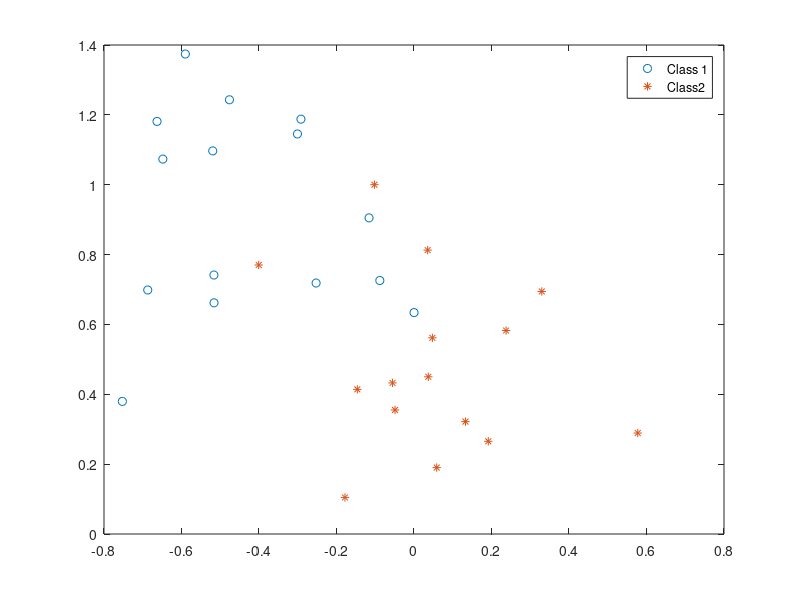

Reproduce this figure in MATLAB.
randn('state',23432);
rand('state',3454);

n = 30;
d = 2; % 2D data is nice because it's easy to visualize

n1 = round(.5*n);   % number of -1 (this is data from one "class")
n2 = n - n1;        % number of +1 (this is data from the other "class")

% Generate data
mean1   = [-.5,1];
% mean2 = [.6,.2]; % can be separated
mean2   = [.1,.5]; % cannot be separated, so a bit more interesting
s       = .25;  % standard deviation
x1  = repmat(mean1,n1,1) + s*randn(n1,2);
x2  = repmat(mean2,n2,1) + s*randn(n2,2);

X = [x1; x2];
labels = [ ones(n1,1); -ones(n2,1) ];

% Plot the data:
figure(1); clf;
hh = {};
hh{1}=plot(x1(:,1), x1(:,2), 'o' );
hold all
hh{2}=plot(x2(:,1), x2(:,2), '*' );
legend('Class 1','Class 2');
xl = get(gca,'xlim');
yl = get(gca,'ylim');
legend([hh{1:2}],'Class 1','Class2');